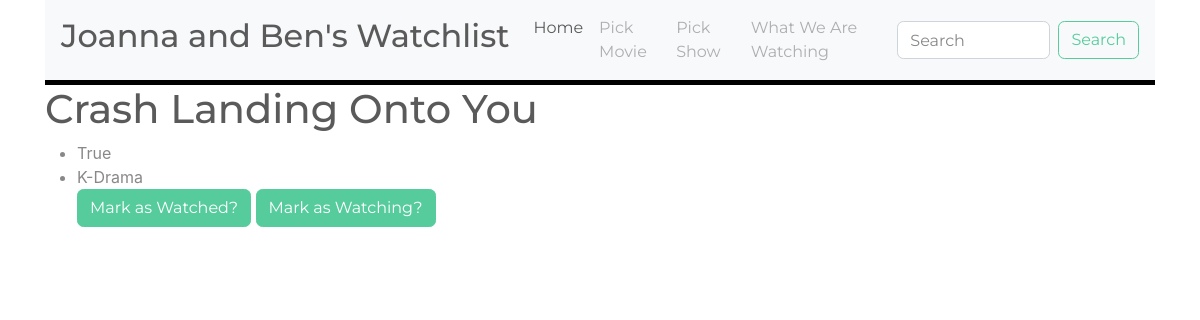
Page /movies/4/ on the earlier database version.
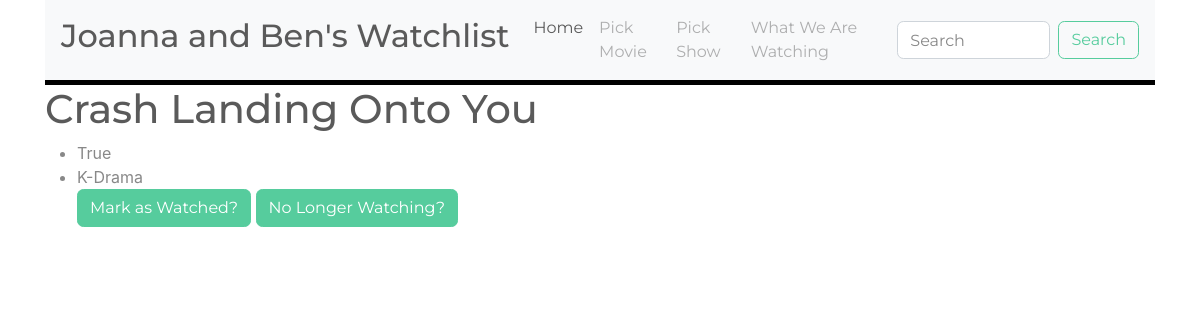
Same page on the later database version.
### movies/views.py (the view)
# urls.py: path('<int:movie_id>/', views.detail, name='detail'),
def detail(request, movie_id):
    movie = get_object_or_404(Movie, pk=movie_id)
    return render(request, 'movies/detail.html', {'movie': movie})

### movies/templates/movies/detail.html
{% extends 'nav.html' %}
{% block content %}
    <h1>{{ movie.title }}</h1>
<ul>
    <li>{{ movie.watched }}</li>
    <li>{{ movie.body }}</li>
    <a href="/movies/watch/{{ movie.id }}/" class="btn btn-success">Mark as Watched?</a>
    {% if movie.currently_watching %}
    <a href="/movies/watching/{{ movie.id }}/" class="btn btn-success">No Longer Watching?</a>
    {% else %}
    <a href="/movies/watching/{{ movie.id }}/" class="btn btn-success">Mark as Watching?</a>
    {% endif %}
</ul>
{% endblock %}

Differences in the rows shown:
changed Movie "Crash Landing Onto You": currently_watching False → True (drawn)
Other differences:
text no longer shown: "Mark as Watching?"
text now shown: "No Longer Watching?"
